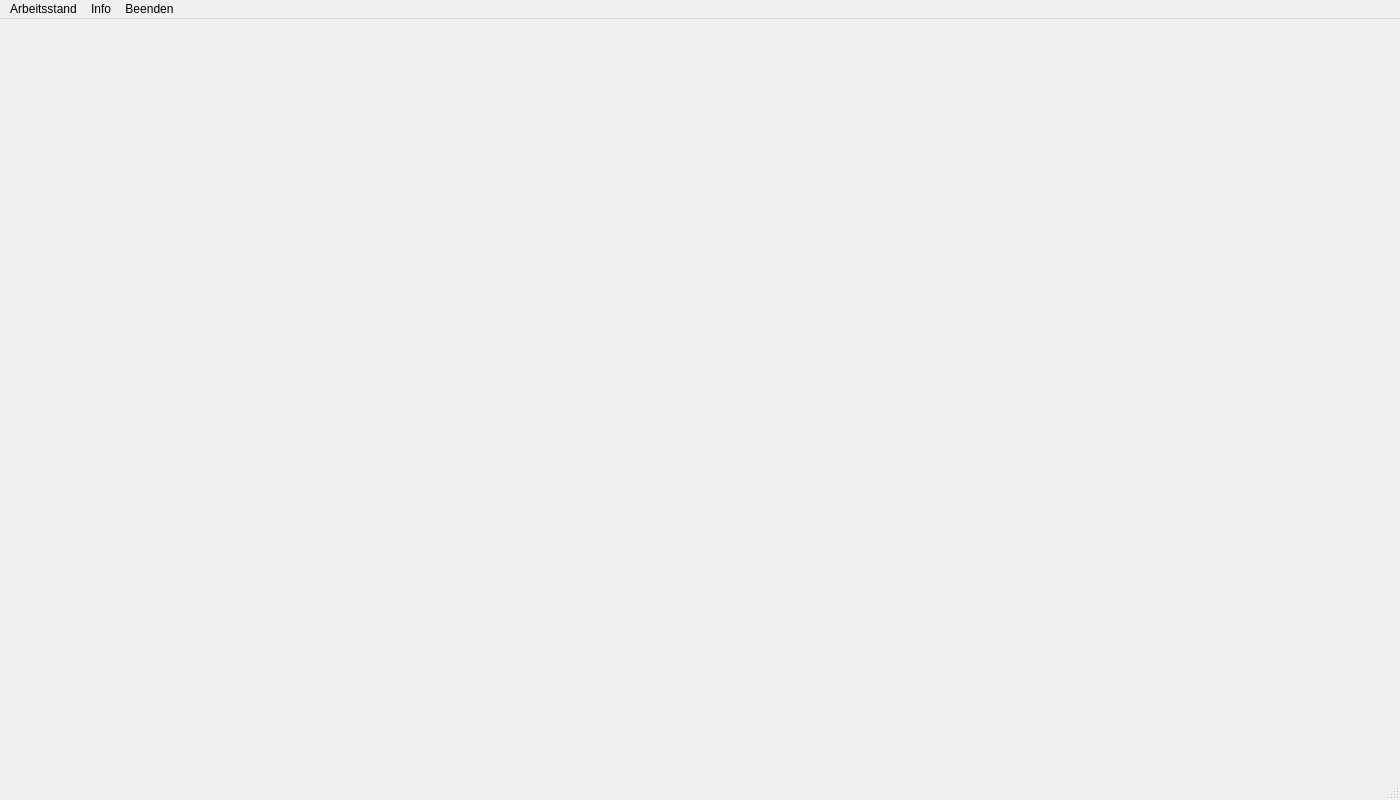
<?xml version="1.0" encoding="UTF-8"?>
<ui version="4.0">
 <class>MainWindow</class>
 <widget class="QMainWindow" name="MainWindow">
  <property name="geometry">
   <rect>
    <x>0</x>
    <y>0</y>
    <width>1400</width>
    <height>800</height>
   </rect>
  </property>
  <property name="windowTitle">
   <string>GedTidy – Prototyp</string>
  </property>

  <widget class="QWidget" name="centralwidget">
   <layout class="QHBoxLayout" name="horizontalLayout">
    <item>
     <layout class="QVBoxLayout" name="navLayout"/>
    </item>
    <item>
     <layout class="QVBoxLayout" name="stepLayout"/>
    </item>
   </layout>
  </widget>

  <!-- MENÜLEISTE -->
  <widget class="QMenuBar" name="menuBar">
   <property name="geometry">
    <rect>
     <x>0</x>
     <y>0</y>
     <width>1400</width>
     <height>33</height>
    </rect>
   </property>

   <!-- MENÜ: ARBEITSSTAND -->
   <widget class="QMenu" name="menuArbeitsstand">
    <property name="title">
     <string>Arbeitsstand</string>
    </property>
    <addaction name="action_load_state"/>
    <addaction name="action_save_state"/>
   </widget>

   <!-- MENÜ: INFO -->
   <widget class="QMenu" name="menuInfo">
    <property name="title">
     <string>Info</string>
    </property>
    <addaction name="action_info"/>
   </widget>

   <!-- MENÜ: BEENDEN -->
   <widget class="QMenu" name="menuBeenden">
    <property name="title">
     <string>Beenden</string>
    </property>
    <addaction name="action_exit"/>
   </widget>

   <addaction name="menuArbeitsstand"/>
   <addaction name="menuInfo"/>
   <addaction name="menuBeenden"/>
  </widget>

  <widget class="QStatusBar" name="statusBar"/>

  <!-- ACTIONS -->
  <action name="action_load_state">
   <property name="text">
    <string>Laden</string>
   </property>
  </action>

  <action name="action_save_state">
   <property name="text">
    <string>Speichern</string>
   </property>
  </action>

  <action name="action_info">
   <property name="text">
    <string>Info</string>
   </property>
  </action>

  <action name="action_exit">
   <property name="text">
    <string>Beenden</string>
   </property>
  </action>

 </widget>
 <resources/>
 <connections/>
</ui>
